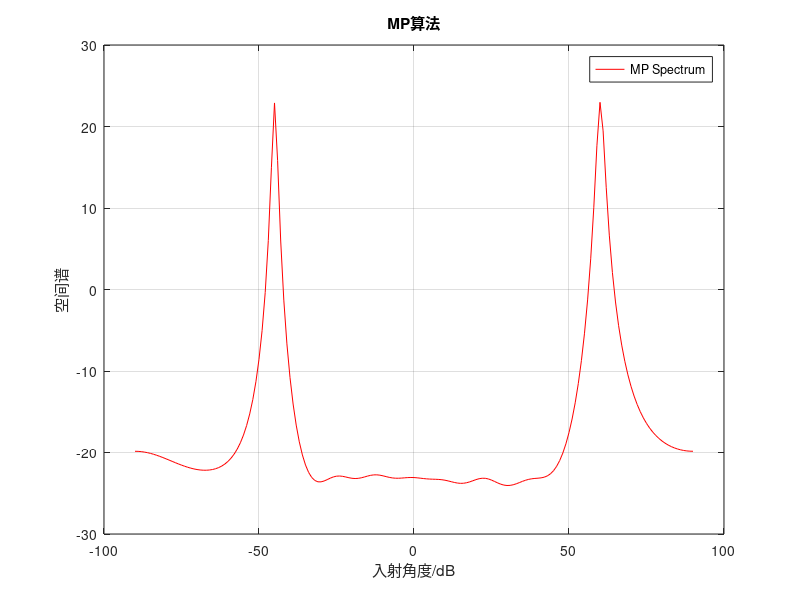

MATLAB code to generate this figure:
% Capon algorithm for DOA estimation
clc
clear all
close all
sensor_number=10; %阵元数
source_number=2; %信源数
T=400;  %阵列采样快拍数
sig1=exp(j*(0.1*pi*(0:T-1))).';
sig2=exp(j*(0.2*pi*(0:T-1))).';  %窄带复正弦信号ser
S0=[sig1.';sig2.'];  %信号矩阵形式
snr=10; %信噪比dB
source_doa1=-45*pi/180;
source_doa2=60*pi/180;
source_doa=[source_doa1 source_doa2]; %信号入射角度
A=zeros(sensor_number,source_number);
A=[(exp(-j*pi*(0:sensor_number-1)*sin(source_doa(1)))).' (exp(-j*pi*(0:sensor_number-1)*sin(source_doa(2)))).'];  %方向矩阵
%%%高斯白噪声*********************************************************

n=zeros(sensor_number,T);
real_noise0=randn(sensor_number,T);
imag_noise0=randn(sensor_number,T);
mean_real_noise=mean(mean(real_noise0));
mean_imag_noise=mean(mean(imag_noise0));
real_noise=real_noise0-mean_real_noise;
imag_noise=imag_noise0-mean_imag_noise;
noise =(real_noise+j*imag_noise)/(2^0.5);
%*******************************************************************
PWn1=noise*noise'/T;
PWn2=diag(PWn1);
PWn=mean(PWn2); % 噪声功率
PWs1=S0*S0'/T;
PWs2=diag(PWs1);
PWs=mean(PWs2);   %信号功率
aa=(PWn*(10^(snr/10))/PWs)^0.5;    %信号相对幅值
S=aa*S0;
x=A*S+noise;
R=x*x'/T;   %阵列协方差矩阵
%**********谱峰搜索过程******************************************
search_doa=-90:90;
for i=1:length(search_doa)
    a=exp(-j*pi*(0:sensor_number-1)*sin(search_doa(i)*pi/180)).';
    Pcapon(i)=1/abs(a'*pinv(R)*a);
end
%**************************************************************

plot(search_doa,10*log(Pcapon),'r');
xlabel('入射角度/dB');
ylabel('空间谱');
legend('MP Spectrum');
title('MP算法');
hold on
grid on


